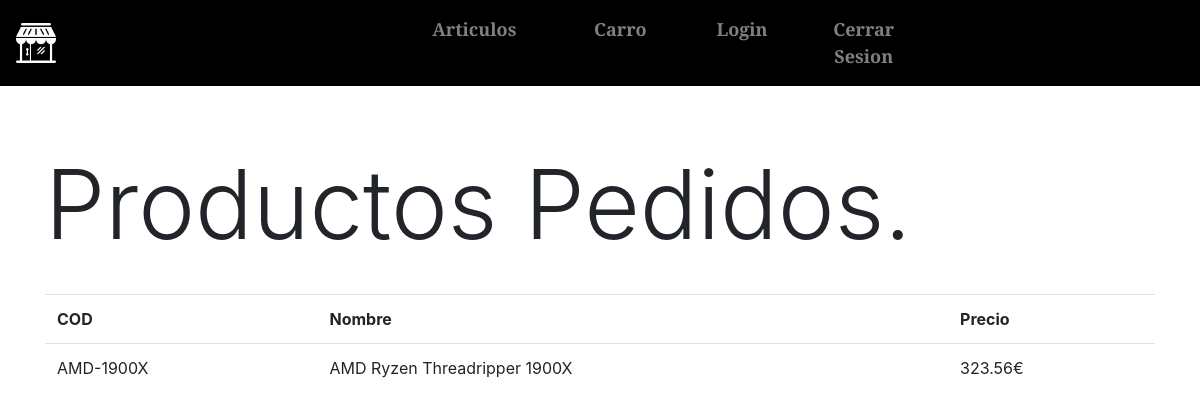
Page /comprasYpedidos.php (signed in) on the committed database.
### tables this page shows
CREATE TABLE `producto` (
  `COD` varchar(12) NOT NULL,
  `Nombre` varchar(200) NOT NULL,
  `nombre_corto` varchar(50) NOT NULL,
  `Descripcion` text NOT NULL,
  `PVP` float(10,2) NOT NULL,
  `Familia` varchar(15) NOT NULL,
  `Stock` int(3) NOT NULL,
  `foto` varchar(255) NOT NULL
);

### comprasYpedidos.php (the view, shortened to what this page needs)
<?php
	include("funciones.php");
	echo "<!DOCTYPE html>
			<html>
			<head>
				<meta charset='utf-8'>
				<title>Compras</title>";
	echo "</head>
			<body>";
			echo "<h1 class='display-1'>Productos Pedidos.</h1><br>";
			$conexion = conectar("localhost","root","","bd_hardware");
			$sql = "SELECT producto.COD, producto.nombre_corto, producto.PVP from clientes INNER JOIN pedidos on pedidos.DNI=clientes.DNI INNER JOIN lineas ON pedidos.Num_Pedido=lineas.Num_Pedido INNER JOIN producto ON producto.COD=lineas.Producto WHERE clientes.nombre='".$_SESSION["Usuario"]."'";
			$consultar = $conexion -> query($sql);
			echo '<table class="table table-condensed"
				<tr>
					<th>COD</th><th>Nombre</th><th>Precio</th></tr>';
			while ($fila = $consultar->fetch_assoc()) {
				echo "<tr><td>".$fila["COD"]."</td>
						<td>".$fila["nombre_corto"]."</td>
						<td>".$fila["PVP"]."€</td></tr>";
			}
			echo"</table>";
	echo "</body>
			</html>";
 ?>

### estilos.css (style rules this page uses)
* { margin: 0px; padding: 0px; }

### rows in the picture
producto: COD "AMD-1900X", nombre_corto "AMD Ryzen Threadripper 1900X", PVP "323.56"
